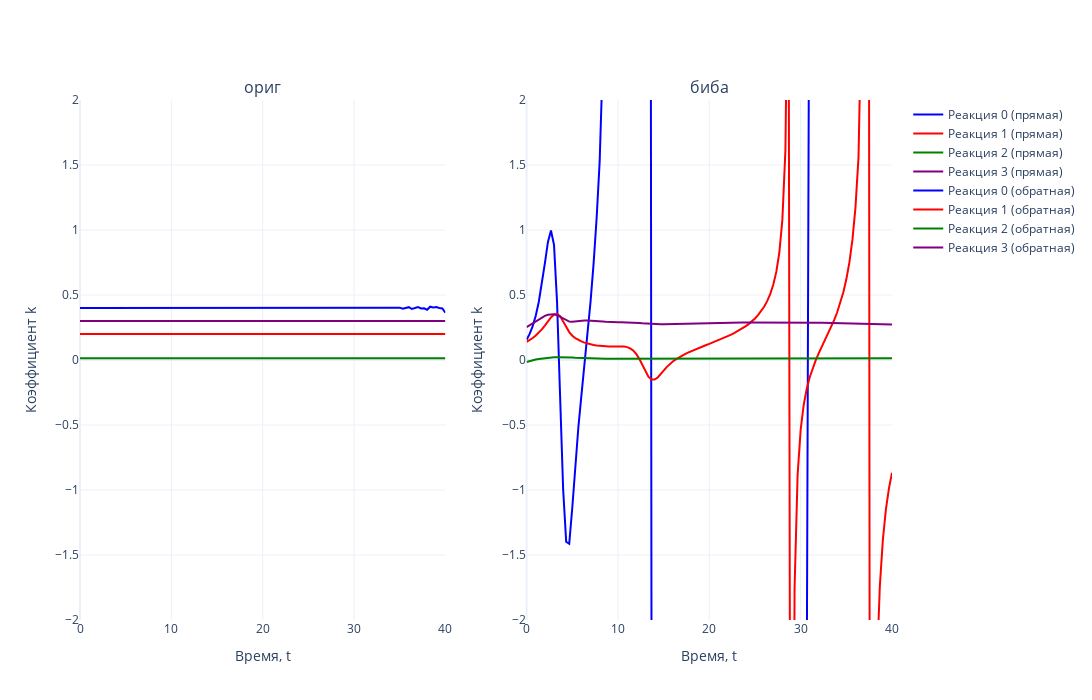

Notebook cell for this chart:
### Code cell
# Задаем цвета (4 цвета для реакций)
colors = ['blue', 'red', 'green', 'purple']

# Создаем два подграфика (2 столбца, 1 строка)
fig = make_subplots(rows=1, cols=2, subplot_titles=['ориг', 'биба'])

# Первый график (прямая задача)
for i in range(N_REACTION):  
    fig.add_trace(go.Scatter(
        x=tsteps, 
        y=K_TRUE[i, :], 
        mode='lines', 
        name=f'Реакция {i} (прямая)',
        line=dict(color=colors[i % len(colors)])  # Применяем цвета циклично
    ), row=1, col=1)

# Второй график (обратная задача)
for i in range(N_REACTION):  
    fig.add_trace(go.Scatter(
        x=tsteps, 
        y=k_spline_2[i, :], 
        mode='lines', 
        name=f'Реакция {i} (обратная)',
        line=dict(color=colors[i % len(colors)])  # Применяем цвета циклично
    ), row=1, col=2)

# Настройки общего макета
fig.update_layout(
    template='plotly_white',
    width=1700,  # Общая ширина холста
    height=700,  # Высота холста
    showlegend=True
)

# Ограничение оси Y
fig.update_yaxes(range=[-2, 2], title_text='Коэффициент k', row=1, col=1)
fig.update_yaxes(range=[-2, 2], title_text='Коэффициент k', row=1, col=2)

# Подписи оси X
fig.update_xaxes(title_text='Время, t', row=1, col=1)
fig.update_xaxes(title_text='Время, t', row=1, col=2)

# Отображение графика
fig.show()
